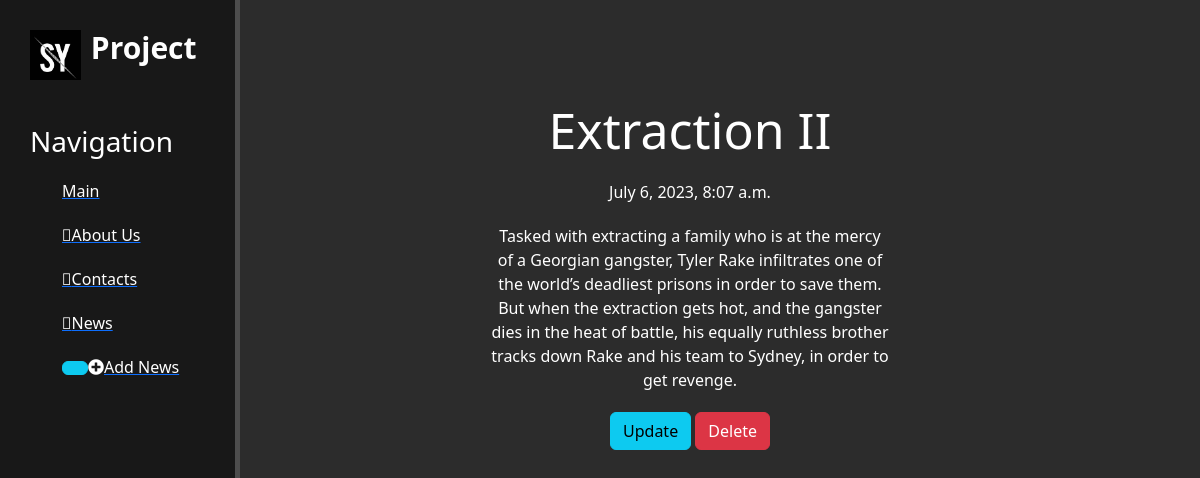
The page /news/2 on the database its author committed.
### news/models.py (models this page shows, shortened)
class Articles(models.Model):
    title = models.CharField('Titlr', max_length=200)
    anons = models.CharField('Anons', max_length=250)
    body = models.TextField('Body')
    data = models.DateTimeField('Data')
    class Meta:
        verbose_name = 'New'
        verbose_name_plural = 'News'

### news/views.py (the view)
# urls.py: path('<int:pk>', NewsDetailView.as_view(), name='details'),
class NewsDetailView(DetailView):
    model = Articles
    template_name = 'news/details_view.html'
    context_object_name = 'article'

### news/templates/news/details_view.html (shortened to what this page needs)
{% extends 'main/base.html' %}
{% block content%}
<div class="features">
  <h1>{{ article.title}}</h1>
  <p>{{ article.data}}</p>
  <p>{{ article.body}}</p>
  <a href="{% url 'update' article.id%}" class="btn btn-info">Update</a>
  <a href="{% url 'delete' article.id%}" class="btn btn-danger">Delete</a>
</div>
{% endblock %}

### main/static/main/css/main.css (style rules this page uses)
body { background: #2c2c2c ; }
main .features { float: left; color: #fff; margin-top: 100px; text-align: center; width: 75%; }
main .features h1 { font-size: 50px }
main .features p { max-width: 400px; margin: 20px auto }

### rows shown on the page
Articles: title "Extraction II", data "July 6, 2023, 8:07 a.m.", body "Tasked with extracting a family who is at the mercy of a Georgian gangster, Tyler Rake infiltrates one of the world’s deadliest prisons in order to save them. But when the extraction gets hot, and the gangster dies in the heat of battle, his equally ruthless brother tracks down Rake and his team to Sydney, in order to get revenge."
